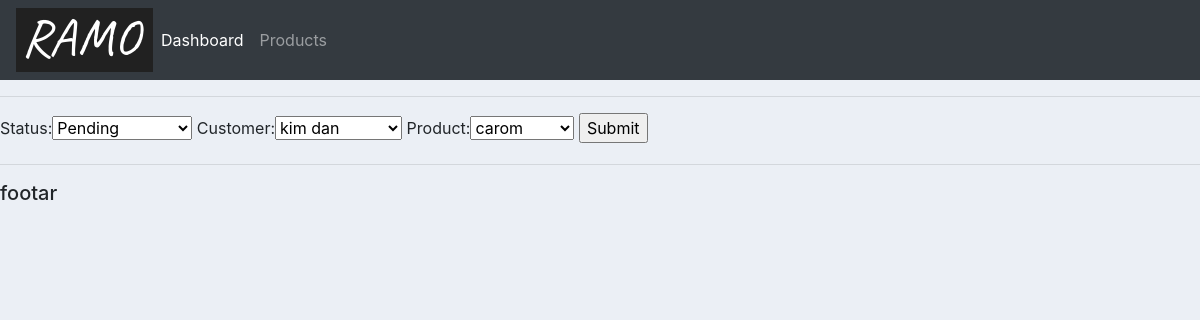
Before: /update_order/2 with the older database file.
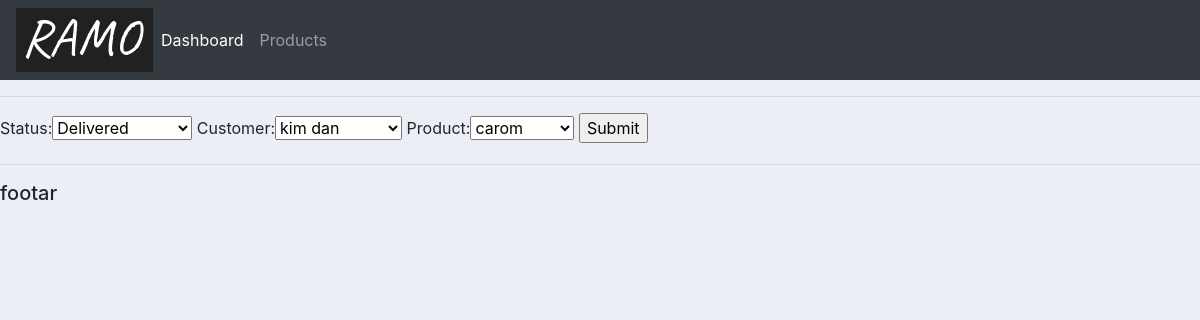
After: the same page with the newer database file.
### accounts/models.py (models this page shows, shortened)
class Order(models.Model):
    STATUS=(
        ('Pending','Pending'),('Out for delivery','Out for delivery'),('Delivered','Delivered')
    )
    date_created=models.DateTimeField(auto_now_add=True,null=True)
    status=models.CharField(max_length=250,choices=STATUS,null=True)
    customer=models.ForeignKey(Customer,null=True,on_delete=models.SET_NULL)
    product=models.ForeignKey(Product,null=True,on_delete=models.SET_NULL)

### accounts/views.py (the view)
# urls.py: path('update_order/<str:pk>',views.updateOrder,name='update_order'),
def updateOrder(request,pk):
    order=Order.objects.get(id=pk)
    form=OrderForm(instance=order)
    if request.method=='POST':
        print('Printing POST:',request.POST)
        form =OrderForm(request.POST,instance=order)
        if form.is_valid():
            form.save()
            return  redirect('/')
    context={'form':form}
    return render(request,'accounts/order_form.html',context)

### accounts/forms.py
class OrderForm(ModelForm):
    class Meta:
        model=Order
        fields='__all__'

### accounts/models.py (called while the page is built)
    def __str__(self):
        return self.name

    def __str__(self):
        return self.name

### templates/accounts/order_form.html (shortened to what this page needs)
{% extends 'accounts/main.html' %}
{% load static %}
{% block content %}
    <form action="" method="POST">
        {{ form }}
    <input type="submit" name="Submit">
    </form>
{% endblock %}

Changed rows visible on the page:
changed Order "kim dan": status "Pending" → "Delivered"
